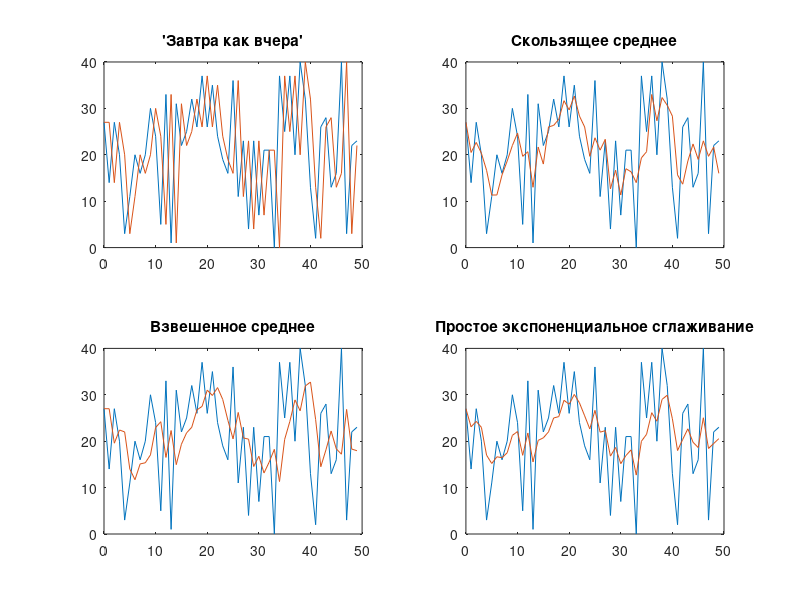

Recreate this plot in MATLAB.
alg1=load('Alg1.txt');
data=load('Data.txt');
alg2=load('Alg2.txt');
alg3=load('Alg3.txt');
alg4=load('Alg4.txt');

figure
title("Сглаживающие алгоритмы")

subplot(2, 2, 1)
plot(data(:,2), data(:,1))
hold on
plot(alg1(:,2), alg1(:,1))
hold off
title("'Завтра как вчера'")

subplot(2, 2, 2)
plot(data(:,2), data(:,1))
hold on
plot(alg2(:,2), alg2(:,1))
hold off
title("Скользящее среднее")

subplot(2, 2, 3)
plot(data(:,2), data(:,1))
hold on
plot(alg3(:,2), alg3(:,1))
hold off
title("Взвешенное среднее")

subplot(2, 2, 4)
plot(data(:,2), data(:,1))
hold on
plot(alg4(:,2), alg4(:,1))
hold off
title("Простое экспоненциальное сглаживание")